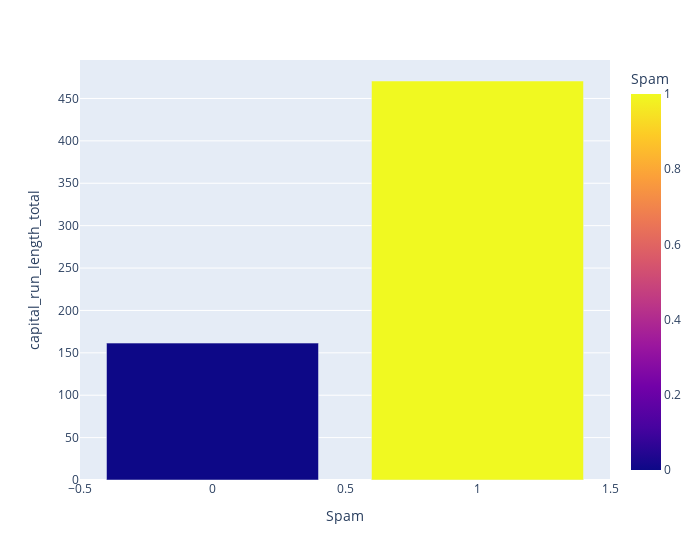

The cell this chart's notebook holds for it:
### Code cell
df_CR_Tot=df.groupby('Spam', as_index=False)['capital_run_length_total'].mean()
fig=px.bar(df_CR_Tot,x='Spam',y='capital_run_length_total',width=700, color='Spam')
fig.show()

### Figure 1 — Plotly figure (JSON) as saved in the notebook; plotly's stock layout.template omitted (floating-point values rounded to 4 significant figures)
{"data": [{"alignmentgroup": "True", "hovertemplate": "Spam=%{marker.color}<br>capital_run_length_total=%{y}<extra></extra>", "legendgroup": "", "marker": {"color": [0, 1], "coloraxis": "coloraxis", "pattern": {"shape": ""}}, "name": "", "offsetgroup": "", "orientation": "v", "showlegend": false, "textposition": "auto", "type": "bar", "x": [0, 1], "xaxis": "x", "y": [161.5, 470.6], "yaxis": "y"}], "layout": {"barmode": "relative", "coloraxis": {"colorbar": {"title": {"text": "Spam"}}, "colorscale": [[0, "#0d0887"], [0.1111, "#46039f"], [0.2222, "#7201a8"], [0.3333, "#9c179e"], [0.4444, "#bd3786"], [0.5556, "#d8576b"], [0.6667, "#ed7953"], [0.7778, "#fb9f3a"], [0.8889, "#fdca26"], [1, "#f0f921"]]}, "legend": {"tracegroupgap": 0}, "margin": {"t": 60}, "width": 700, "xaxis": {"anchor": "y", "domain": [0, 1], "title": {"text": "Spam"}}, "yaxis": {"anchor": "x", "domain": [0, 1], "title": {"text": "capital_run_length_total"}}}}
